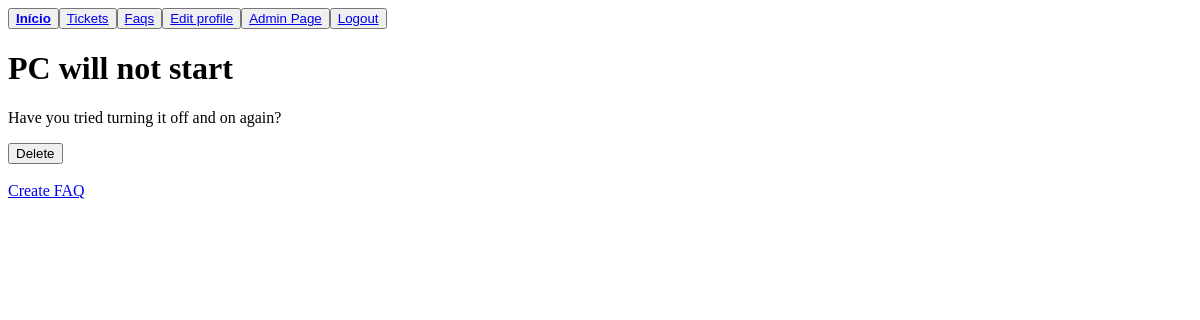
The app's page /faqs.php (signed in), older data.
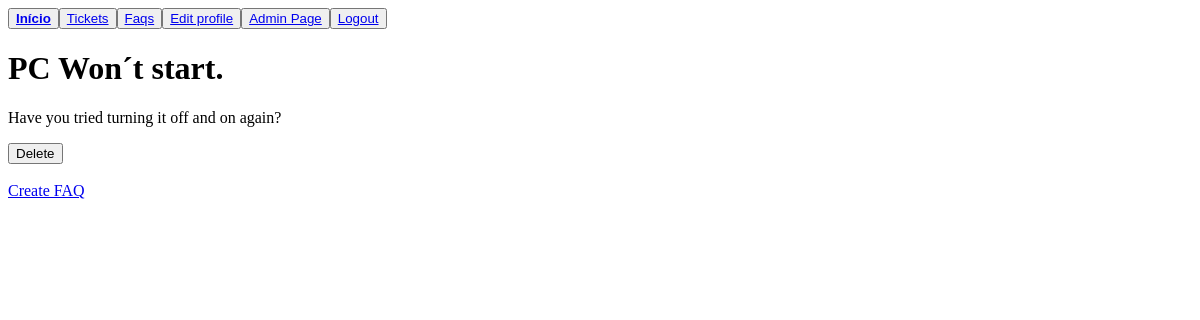
The same page, newer data.
### tables this page shows
CREATE TABLE faq(
  id INTEGER PRIMARY KEY,
  question TEXT NOT NULL,
  answer TEXT NOT NULL
);

### faqs.php (the view, shortened to what this page needs)
<?php
   $db = getDatabaseConnection();
   $stmt = $db->prepare('SELECT * FROM user WHERE id = ?');
   $stmt->execute(array($_SESSION["user_id"]));
   $user = $stmt->fetch();
   $stmt = $db->prepare('SELECT * FROM faq');
   $stmt->execute();
   $faqs = $stmt->fetchAll();
?>
<!DOCTYPE html>
<html lang="en-US">
<link rel="stylesheet" href="style_index.css">
   <head>
   </head>
   <body>
      <div class="buttons">
        <div class="index">
            <button type="submit" ><a href = "index.php"><b>Início</b></a></button>
        </div>
        <br>
        <div class="tickets">
            <button type="submit"><a href="tickets.php">Tickets</a></button>
        </div>
        <br>
        <div class="faqs">
            <button type="submit"><a href="faqs.php">Faqs</a></button>
        </div>
        <br>
        <div class="profile">
            <button type="submit"><a href="user_profile.php">Edit profile</a></button>
        </div>
        <br>
        <?php if($user["role"] == "admin"): ?>
        <div class="admin_page">
            <button type="submit"><a href="admin_page.php">Admin Page</a></button>
        </div>
        <br>
        <?php endif; ?>
        <div class="logout">
            <button type="submit"><a href="logout.php">Logout</a></button>
        </div>
      </div>
      <form method="POST" action="faqs.php">
      <?php
      foreach ($faqs as $faq) {
        $answer = $faq['answer'];
        $question = $faq['question'];
        echo "<h1>$question</h1>";
        echo "<p>$answer</p>";
        if($user["role"] != "client"){
            echo "<input type='submit' name='btnsubmit' value='Delete'/>";
        }
        echo "<br>";
      }
      ?>
      </form>
      <br>
      <?php if($user["role"] != "client"): ?>
      <a href="create_faq.php">Create FAQ</a>
      <?php endif; ?>
   </body>
</html>

### style_index.css (style rules this page uses)
.buttons { display: flex; }

Row changes from the older to the newer data that the page shows:
changed faq "Have you tried turning it off and on again?": question "PC will not start" → "PC Won´t start."
